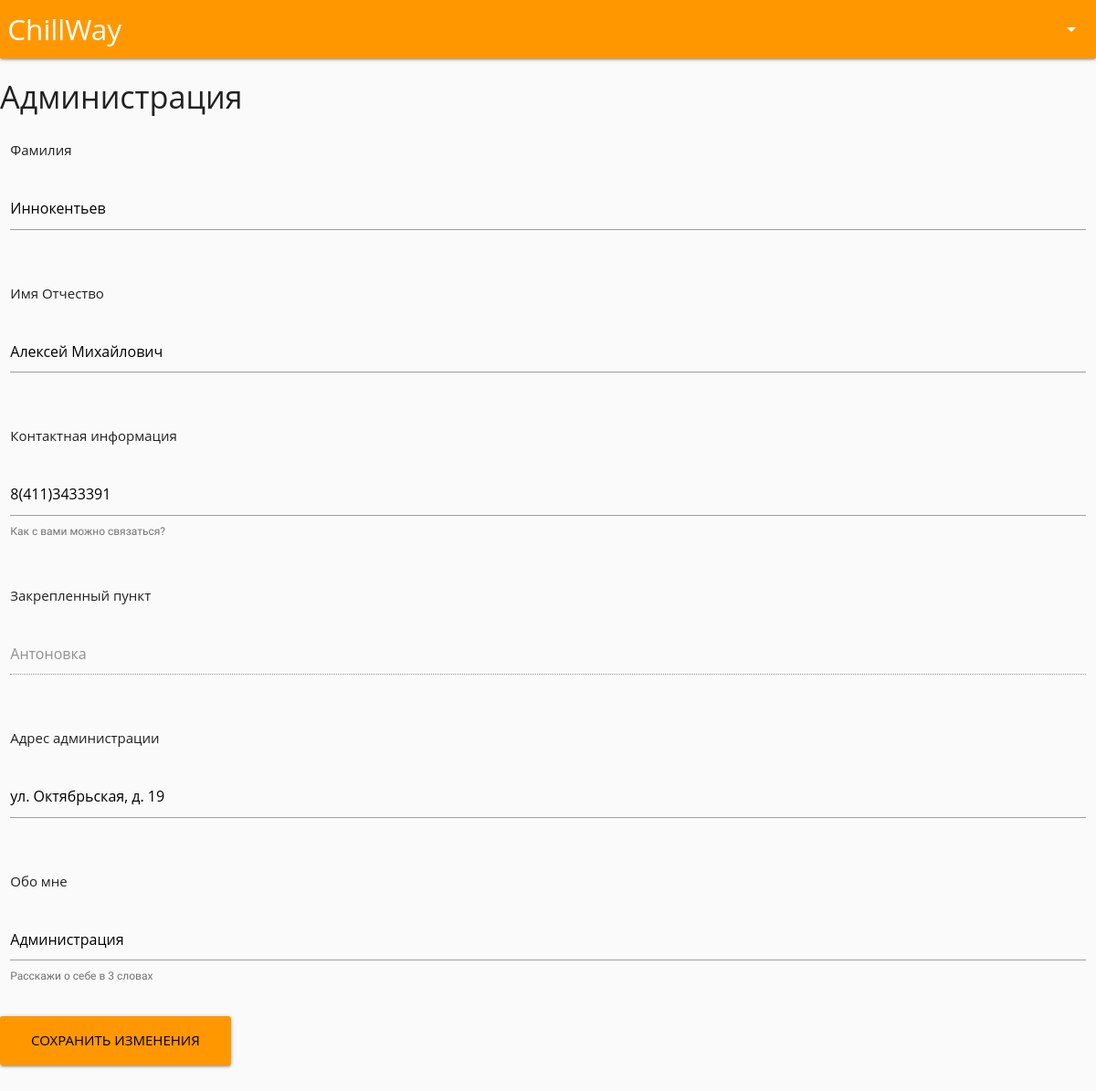
Screenshot of /settings/ (signed in) with the database file from the repository.
### main/models.py (models this page shows, shortened)
class Administrator(models.Model):
	user      = models.OneToOneField(User,on_delete=models.CASCADE)
	checked   = models.BooleanField(default = False)
	location  = models.ForeignKey('Location',on_delete=models.CASCADE)
	about     = models.CharField(max_length = 500, default = "Администрация")
	telephone = models.CharField(max_length = 100, default = "Не скажу :)")
	address   = models.CharField(max_length = 100, default = "")
	photo     = models.ImageField(upload_to = "images/", default = "images/administrator_default.jpg")
	checked   = models.BooleanField(default = False)
	birthday        = models.DateField(default = "2001-04-04")
	sex             = models.BooleanField(default = False, choices = SEX)
	passport_series = models.CharField(max_length = 4)
	passport_number = models.CharField(max_length = 6)
	unit_code 		= models.CharField(max_length = 7)

class Location(models.Model):
	location = models.CharField(max_length = 100)
	def __str__(self):
		return str(self.location)

### main/views.py (the view, shortened to what this page needs)
# urls.py: url(r'^settings/$', views.settings, name = 'index'),
def settings(request):
	if not request.user.is_authenticated():
		return HttpResponseRedirect("/login")
	context = {}
	profile = get_correct_profile(request.user)
	status = request.user.email
	context["profile"] = profile
	request = render(request, 'main/settings.html', context)
	return request

### main/views.py (called while the page is built)
def get_correct_profile(user):
	status = user.email
	if "administrator" in status:
		profile = Administrator.objects.get(user = user)
	elif "consumer" in status:
		profile = Consumer.objects.get(user = user)
	else:
		profile = Entrepreneur.objects.get(user = user)
	return profile

### main/templates/main/settings.html (shortened to what this page needs)
{% load staticfiles %}
{% include 'main/header.html' %}
<h4>
	{% if profile.user.email == "consumer@m.ru" %}
		Путешественник
	{% elif profile.user.email == "home@m.ru" %}
		Арендатель
	{% elif profile.user.email == "repair@m.ru" %}
		Ремонт
	{% else %}
		Администрация
	{% endif %}
</h4>
<form action = "." method = "post">
	<div class="row form-group">
		<div class = "col s12">
			<p>Фамилия</p>
		</div>
		<div class="input-field col s12">
			<input id="text" name = "first_name" type="text" class="validate" value="{{profile.user.first_name}}">
		</div>
	</div>
	<div class="row form-group">
		<div class = "col s12">
			<p>Имя Отчество</p>
		</div>
		<div class="input-field col s12">
			<input id="text" name = "last_name" type="text" class="validate" value="{{profile.user.last_name}}">
		</div>
	</div>
	<div class="row form-group">
		<div class = "col s12">
			<p > Контактная информация </p>
		</div>
		<div class="input-field col s12">
			<input id="text" name = "telephone"  type="text" class="validate" value="{{profile.telephone}}">
			<span class="helper-text">Как с вами можно связаться?</span>
		</div>
	</div>
	{% if profile.user.email == "consumer@m.ru" %}
		<div class = "row">
			<div class = "col s12">
				<p > Возраст </p>
			</div>
			<div class="input-field col s12">
				<input id="text" name = "age"  type="text" class="validate" value="{{profile.age}}">
			</div>
		</div>
		<div class="row form-group">
			<div class = "col s12">
				<p>Предпочтения</p>
			</div>
			<div class="input-field col s12">
				<input id="text" name = "wishes" type="text" class="validate" value="{{profile.wishes}}">
				<span class="helper-text">Например: не люблю, когда курят</span>
			</div>
		</div>
	{% else%}
		<div class="row form-group">
			<div class = "col s12">
				<p>Закрепленный пункт</p>
			</div>
			<div class="input-field col s12">
				<input id="text" name = "location" type="text" class="validate" value="{{profile.location}}" disabled>
			</div>
		</div>
		<div class="row form-group">
			<div class = "col s12">
				<p>Адрес администрации</p>
			</div>
			<div class="input-field col s12">
				<input id="text" name = "address" type="text" class="validate" value="{{profile.address}}">
			</div>
		</div>
	{% endif %}
	<div class="row form-group">
		<div class = "col s12">
			<p>Обо мне</p>
		</div>
		<div class="input-field col s12">
			<input id="text" name = "about" type="text" class="validate" value="{{profile.about}}">
			<span class="helper-text">Расскажи о себе в 3 словах</span>
		</div>
	</div>
	<div class="input-field col s12">
		<input class="btn btn-large orange waves-effect white-text center" type = "submit" name = "save" value = "Сохранить изменения">
	</div>
</form>
{% include 'main/footer.html' %}

### main/templates/main/header.html (style rules this page uses)
* { font-family: 'Arimo', sans-serif; }

### rows the page displays
Administrator: first_name "Иннокентьев", last_name "Алексей Михайлович", telephone "8(411)3433391", location "Антоновка", address "ул. Октябрьская, д. 19", about "Администрация"
